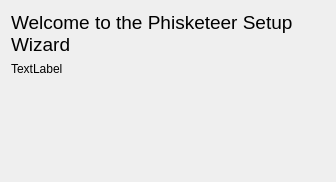
<?xml version="1.0" encoding="UTF-8"?>
<ui version="4.0">
 <class>WizardStart</class>
 <widget class="QWizardPage" name="WizardStart">
  <property name="geometry">
   <rect>
    <x>0</x>
    <y>0</y>
    <width>336</width>
    <height>182</height>
   </rect>
  </property>
  <property name="windowTitle">
   <string>WizardPage</string>
  </property>
  <property name="title">
   <string/>
  </property>
  <layout class="QVBoxLayout" name="verticalLayout">
   <item>
    <widget class="QLabel" name="_header">
     <property name="font">
      <font>
       <pointsize>14</pointsize>
      </font>
     </property>
     <property name="text">
      <string>Welcome to the Phisketeer Setup Wizard</string>
     </property>
     <property name="wordWrap">
      <bool>true</bool>
     </property>
    </widget>
   </item>
   <item>
    <widget class="QLabel" name="_text">
     <property name="text">
      <string>TextLabel</string>
     </property>
     <property name="wordWrap">
      <bool>true</bool>
     </property>
    </widget>
   </item>
   <item>
    <spacer name="verticalSpacer">
     <property name="orientation">
      <enum>Qt::Vertical</enum>
     </property>
     <property name="sizeHint" stdset="0">
      <size>
       <width>20</width>
       <height>90</height>
      </size>
     </property>
    </spacer>
   </item>
  </layout>
 </widget>
 <resources/>
 <connections/>
</ui>
